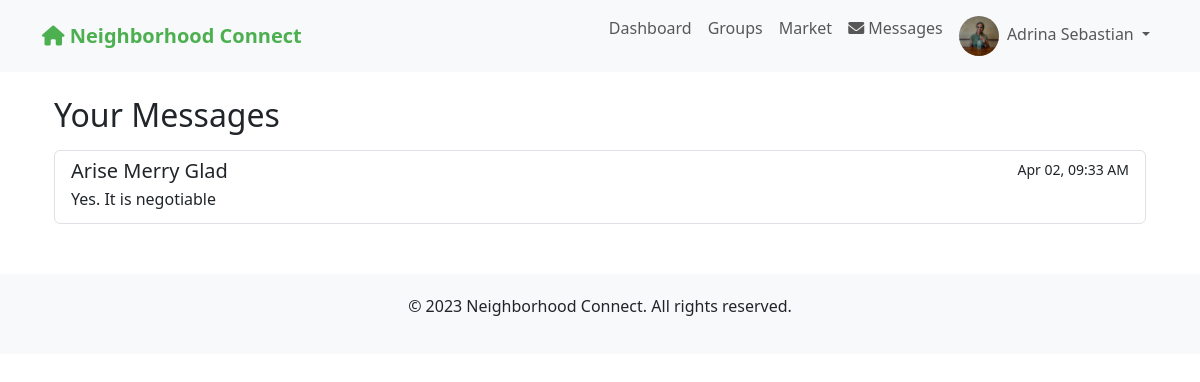
Page /messages (signed in) on the earlier database version.
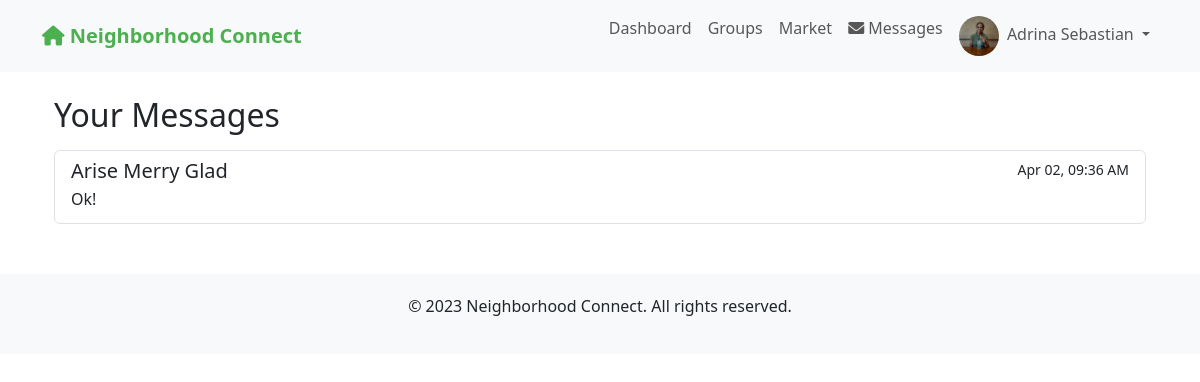
Same page on the later database version.
### app.py (models this page shows)
class User(UserMixin, db.Model):
    id = db.Column(db.Integer, primary_key=True)
    email = db.Column(db.String(100), unique=True, nullable=False)
    password = db.Column(db.String(200), nullable=False)
    name = db.Column(db.String(100), nullable=False)
    address = db.Column(db.String(200), nullable=False)
    neighborhood_id = db.Column(db.Integer, db.ForeignKey('neighborhood.id'), nullable=False)
    profile_pic = db.Column(db.String(200), default='default.jpg')
    created_at = db.Column(db.DateTime, default=datetime.utcnow)
    is_admin = db.Column(db.Boolean, default=False)
    posts = db.relationship('Post', backref='author', lazy=True)
    comments = db.relationship('Comment', backref='author', lazy=True)
    incidents = db.relationship('Incident', backref='reporter', lazy=True)
    group_memberships = db.relationship('GroupMember', backref='user', lazy=True)

class Message(db.Model):
    id = db.Column(db.Integer, primary_key=True)
    sender_id = db.Column(db.Integer, db.ForeignKey('user.id'), nullable=False)
    receiver_id = db.Column(db.Integer, db.ForeignKey('user.id'), nullable=False)
    content = db.Column(db.Text, nullable=False)
    timestamp = db.Column(db.DateTime, default=datetime.utcnow)  # This is the critical column
    is_read = db.Column(db.Boolean, default=False)
    item_id = db.Column(db.Integer, db.ForeignKey('market_item.id'), nullable=True)
    sender = db.relationship('User', foreign_keys=[sender_id], backref='sent_messages')
    receiver = db.relationship('User', foreign_keys=[receiver_id], backref='received_messages')
    item = db.relationship('MarketItem', backref='messages')

### app.py (the view)
@app.route('/messages')
@login_required
def messages():
    sent = db.session.query(Message.receiver_id).filter_by(sender_id=current_user.id).distinct()
    received = db.session.query(Message.sender_id).filter_by(receiver_id=current_user.id).distinct()
    user_ids = {id for (id,) in sent.union_all(received)}
    conversations = []
    for user_id in user_ids:
        user = User.query.get(user_id)
        last_message = Message.query.filter(
            ((Message.sender_id == current_user.id) & (Message.receiver_id == user_id)) |
            ((Message.sender_id == user_id) & (Message.receiver_id == current_user.id))
        ).order_by(Message.timestamp.desc()).first()
        unread_count = Message.query.filter_by(
            sender_id=user_id,
            receiver_id=current_user.id,
            is_read=False
        ).count()
        conversations.append({
            'user': user,
            'last_message': last_message,
            'unread_count': unread_count
        })
    conversations.sort(key=lambda x: x['last_message'].timestamp, reverse=True)
    return render_template('messages.html', conversations=conversations)

### app.py (called while the page is built)
@login_manager.user_loader
def load_user(user_id):
    return User.query.get(int(user_id))

### templates/messages.html (shortened to what this page needs)
{% extends "base.html" %}
{% block content %}
<div class="container mt-4">
    <h2>Your Messages</h2>
    {% if not conversations %}
    <div class="alert alert-info mt-3">
        You have no messages yet.
    </div>
    {% else %}
    <div class="list-group mt-3">
        {% for conv in conversations %}
        <a href="{{ url_for('view_conversation', user_id=conv.user.id) }}"
           class="list-group-item list-group-item-action {% if conv.unread_count > 0 %}list-group-item-primary{% endif %}">
            <div class="d-flex w-100 justify-content-between">
                <h5 class="mb-1">
                    {{ conv.user.name }}
                </h5>
                <small>{{ conv.last_message.timestamp.strftime('%b %d, %I:%M %p') }}</small>
            </div>
            <p class="mb-1">
                {% if conv.last_message.sender_id == current_user.id %}
                You: {{ conv.last_message.content|truncate(50) }}
                {% else %}
                {{ conv.last_message.content|truncate(50) }}
                {% endif %}
            </p>
        </a>
        {% endfor %}
    </div>
    {% endif %}
</div>
{% endblock %}

Differences in the rows shown:
no longer on this page (row unchanged): Message: last_message.timestamp "Apr 02, 09:33 AM", last_message.content "Yes. It is negotiable"
added Message: last_message.timestamp "Apr 02, 09:36 AM", last_message.content "Ok!"
Other differences:
new list line: "Arise Merry Glad"
list line gone: "Arise Merry Glad"
